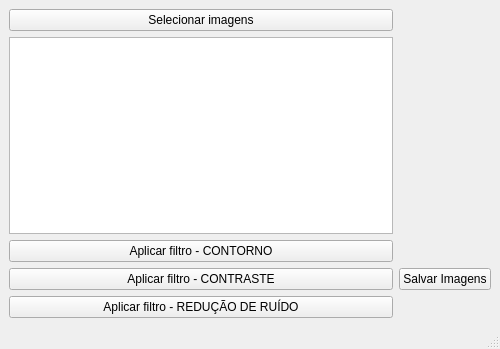
<?xml version="1.0" encoding="UTF-8"?>
<ui version="4.0">
 <class>MainWindow</class>
 <widget class="QMainWindow" name="MainWindow">
  <property name="geometry">
   <rect>
    <x>0</x>
    <y>0</y>
    <width>500</width>
    <height>349</height>
   </rect>
  </property>
  <property name="maximumSize">
   <size>
    <width>500</width>
    <height>500</height>
   </size>
  </property>
  <property name="windowTitle">
   <string>MainWindow</string>
  </property>
  <widget class="QWidget" name="centralwidget">
   <layout class="QGridLayout" name="gridLayout_2">
    <item row="0" column="0">
     <layout class="QVBoxLayout" name="verticalLayout">
      <item>
       <layout class="QGridLayout" name="gridLayout">
        <item row="2" column="0">
         <widget class="QPushButton" name="applyContourButton">
          <property name="text">
           <string>Aplicar filtro - CONTORNO</string>
          </property>
         </widget>
        </item>
        <item row="4" column="0">
         <widget class="QPushButton" name="applyNoiseButton">
          <property name="text">
           <string>Aplicar filtro - REDUÇÃO DE RUÍDO</string>
          </property>
         </widget>
        </item>
        <item row="1" column="0">
         <widget class="QListWidget" name="imageList"/>
        </item>
        <item row="1" column="1">
         <widget class="QLabel" name="imagePreview">
          <property name="maximumSize">
           <size>
            <width>500</width>
            <height>500</height>
           </size>
          </property>
          <property name="text">
           <string/>
          </property>
          <property name="pixmap">
           <pixmap>../../../Downloads/d03bf668ed91521de96b6e47dab31ac1.jpg</pixmap>
          </property>
         </widget>
        </item>
        <item row="0" column="0">
         <widget class="QPushButton" name="selectImagesButton">
          <property name="text">
           <string>Selecionar imagens</string>
          </property>
         </widget>
        </item>
        <item row="3" column="0">
         <widget class="QPushButton" name="applyContrastButton">
          <property name="text">
           <string>Aplicar filtro - CONTRASTE</string>
          </property>
         </widget>
        </item>
        <item row="3" column="1">
         <widget class="QPushButton" name="saveButton">
          <property name="text">
           <string>Salvar Imagens</string>
          </property>
         </widget>
        </item>
       </layout>
      </item>
     </layout>
    </item>
   </layout>
  </widget>
  <widget class="QMenuBar" name="menubar">
   <property name="geometry">
    <rect>
     <x>0</x>
     <y>0</y>
     <width>500</width>
     <height>22</height>
    </rect>
   </property>
  </widget>
  <widget class="QStatusBar" name="statusbar"/>
 </widget>
 <resources/>
 <connections/>
</ui>
